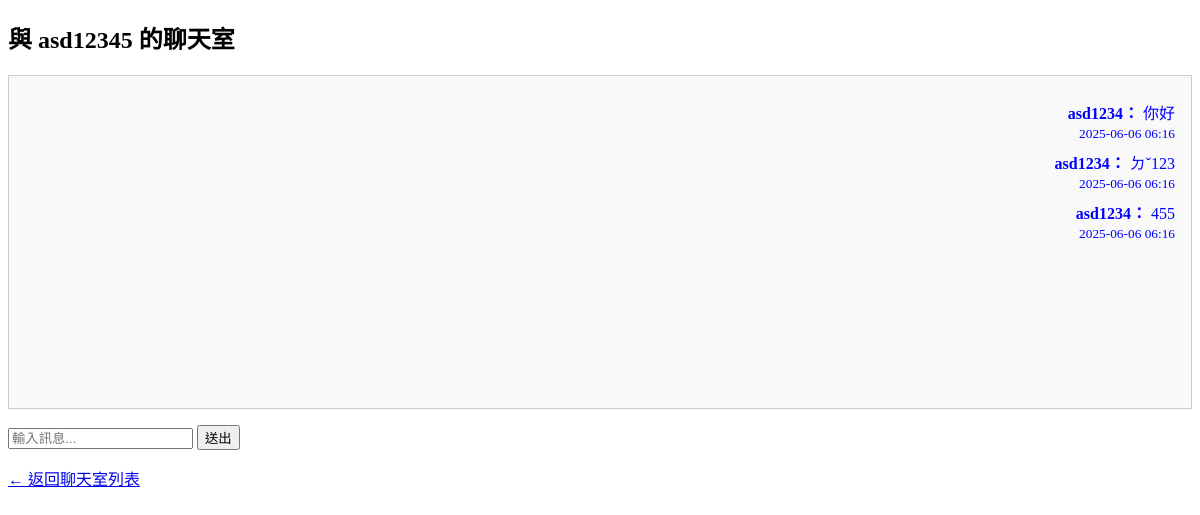
The page /chat/rooms/1/ (signed in) on the database its author committed.
### chat/models.py (models this page shows)
class Message(models.Model):
    room = models.ForeignKey(ChatRoom, on_delete=models.CASCADE, related_name='messages')
    sender = models.ForeignKey(User, on_delete=models.CASCADE)
    content = models.TextField()
    timestamp = models.DateTimeField(auto_now_add=True)

### chat/views.py (the view, shortened to what this page needs)
# urls.py: path('rooms/<int:room_id>/', views.chat_room_detail, name='chat_room_detail'),  # 需要 room_id
@login_required
def chat_room_detail(request, room_id):
    room = get_object_or_404(ChatRoom, id=room_id)
    if request.user not in [room.user1, room.user2]:
        return render(request, 'chat/not_allowed.html')
    return render(request, 'chat/room_detail.html', {
        'room': room,
        'other_user': room.user2 if room.user1 == request.user else room.user1
    })

### chat/templates/chat/room_detail.html (shortened to what this page needs)
{% load static %}
<!DOCTYPE html>
<html lang="zh-Hant">
<head>
</head>
<body>
    <h2>與 {{ other_user.username }} 的聊天室</h2>
    <div class="chat-box">
        {% for msg in room.messages.all %}
            <div class="message {% if msg.sender == request.user %}self{% endif %}">
                <strong>{{ msg.sender.username }}：</strong> {{ msg.content }} <br>
                <small>{{ msg.timestamp|date:"Y-m-d H:i" }}</small>
            </div>
        {% empty %}
            <p>尚無訊息</p>
        {% endfor %}
    </div>
    <form method="post">
        <input type="text" name="text" placeholder="輸入訊息..." required>
        <button type="submit">送出</button>
    </form>
    <p><a href="{% url 'chat_room_list' %}">← 返回聊天室列表</a></p>
</body>
</html>

### chat/templates/chat/room_detail.html (style rules this page uses)
.chat-box { border: 1px solid #ccc; padding: 1em; height: 300px; overflow-y: scroll; margin-bottom: 1em; background-color: #f9f9f9; }
.message { margin: 0.5em 0; }
.message.self { text-align: right; color: blue; }

### rows shown on the page
Message: sender.username "asd1234", content "你好", timestamp "2025-06-06 06:16"
Message: sender.username "asd1234", content "ㄉˇ123", timestamp "2025-06-06 06:16"
Message: sender.username "asd1234", content "455", timestamp "2025-06-06 06:16"

### other values the page prints
{{ other_user.username }} "asd12345"
